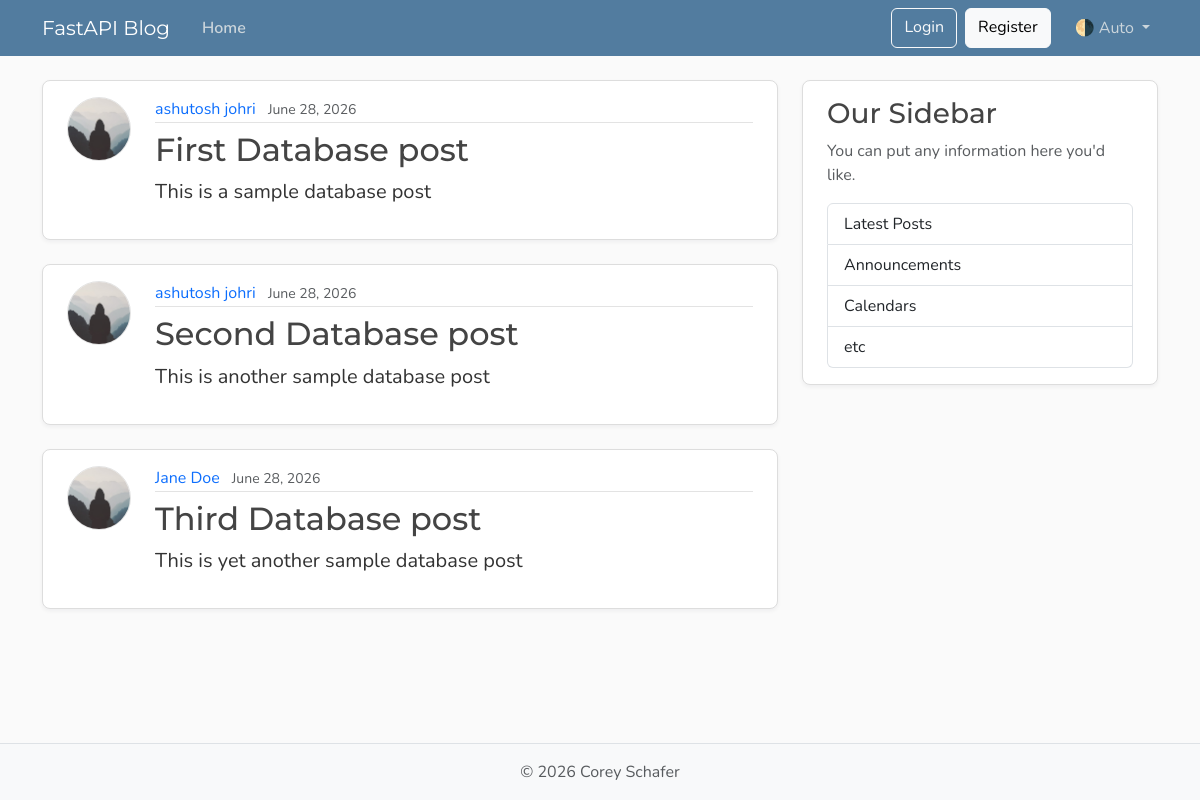
Page /posts on the earlier database version.
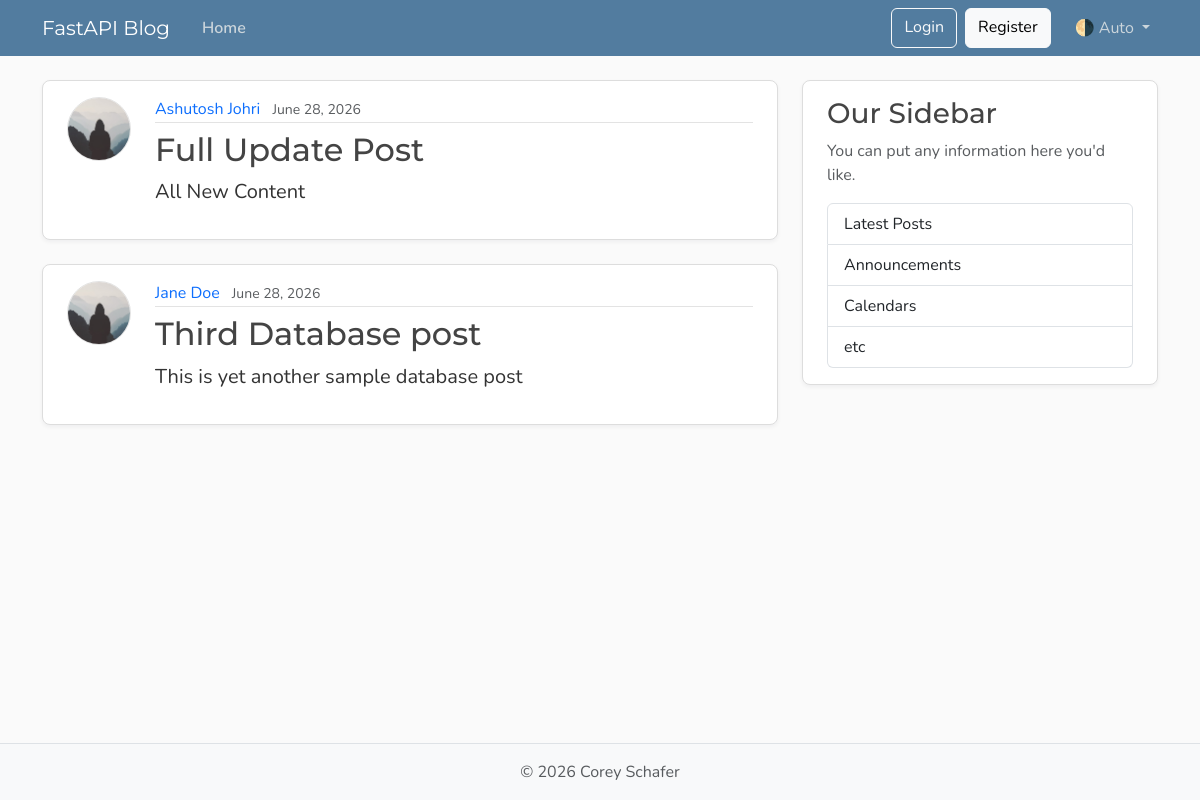
Same page on the later database version.
### models.py (models this page shows, shortened)
class Post(Base):
    __tablename__ = "posts"
    id: Mapped[int] = mapped_column(Integer, primary_key=True, index=True)
    title: Mapped[str] = mapped_column(String(100), nullable=False)
    content: Mapped[str] = mapped_column(Text, nullable=False)
    user_id: Mapped[int] = mapped_column(Integer, ForeignKey("users.id"), nullable=False, index=True)
    author: Mapped[User] = relationship(back_populates="posts")
    date_posted: Mapped[datetime] = mapped_column(DateTime(timezone=True), default=lambda:datetime.now(UTC), nullable=False)

class User(Base):
    __tablename__ = "users"
    id: Mapped[int] = mapped_column(Integer, primary_key=True, index=True)
    username: Mapped[str] = mapped_column(String(50), unique=True, index=True, nullable=False)
    email: Mapped[str] = mapped_column(String(100), unique=True, index=True, nullable=False)
    image_file: Mapped[str | None] = mapped_column(String(200), nullable=True, default=None)
    posts: Mapped[list[Post]] = relationship(back_populates="author", cascade="all, delete-orphan")

### main.py (the view)
@app.get("/", name="home")
@app.get("/posts", include_in_schema=False, name="posts")
def home(request: Request, db: Annotated[Session, Depends(get_db)]):
    result = db.execute(select(models.Post))
    posts = result.scalars().all()
    return templates.TemplateResponse(request, "home.html", {"posts": posts})

### templates/home.html
{% extends "layout.html" %}
{% block content %}
{% for post in posts %}
<article class="content-section py-3 px-4 mb-4">
  <div class="d-flex align-items-start gap-4">
    <img class="rounded-circle article-img flex-shrink-0" src="{{ post.author.image_path}}"
      alt="{{ post.author.username }}'s profile picture" width="64" height="64" loading="lazy">
    <div class="flex-grow-1">
      <div class="article-metadata mb-2">
        <a class="me-2" href="{{ url_for('user_posts', user_id=post.author.id) }}">
        {{ post.author.username }}
      </a>
        <small class="text-body-secondary">{{ post.date_posted.strftime('%B %d, %Y') }}</small>
      </div>
      <h2>
        <a class="article-title" href="{{ url_for("post_page", post_id=post.id) }}">{{ post.title }}</a>
      </h2>
      <p class="article-content">{{ post.content }}</p>
    </div>
  </div>
</article>
{% endfor %}
{% endblock content %}

### templates/layout.html (shortened to what this page needs)
<!DOCTYPE html>
<html lang="en">
  <head>
    <link href="https://cdn.jsdelivr.net/npm/bootstrap@5.3.8/dist/css/bootstrap.min.css"
          rel="stylesheet"
>
    <link rel="stylesheet" type="text/css" href="/static/css/main.css">
  </head>
  <body class="d-flex flex-column min-vh-100">
    <header class="site-header">
      <nav class="navbar navbar-expand-md bg-steel fixed-top"
           data-bs-theme="dark">
        <div class="container">
          <a class="navbar-brand me-4" href="{{ url_for('home') }}">FastAPI Blog</a>
          <div class="collapse navbar-collapse" id="navbarToggle">
            <div class="navbar-nav me-auto">
              <a class="nav-link active" aria-current="page" href="{{ url_for('home') }}">Home</a>
            </div>
            <div class="navbar-nav">
              <a class="btn btn-outline-light mb-2 mb-md-0 me-md-2" href="#">Login</a>
              <a class="btn btn-light mb-2 mb-md-0 me-md-3" href="#">Register</a>
              <div class="nav-item dropdown">
                <a class="nav-link dropdown-toggle"
                   href="#"
                   role="button"
                   id="bd-theme"
                   data-bs-toggle="dropdown"
                   aria-expanded="false">
                  <span id="bd-theme-text">🌗 Auto</span>
                </a>
              </div>
            </div>
          </div>
        </div>
      </nav>
    </header>
    <main role="main" class="container">
      <div class="row">
        <div class="col-md-8">
          {% block content %}
          {% endblock content %}
        </div>
        <aside class="col-md-4">
          <div class="content-section py-3 px-4 mb-4">
            <h3>Our Sidebar</h3>
            <p class="text-body-secondary">You can put any information here you'd like.</p>
            <ul class="list-group">
              <li class="list-group-item">Latest Posts</li>
              <li class="list-group-item">Announcements</li>
              <li class="list-group-item">Calendars</li>
              <li class="list-group-item">etc</li>
            </ul>
          </div>
        </aside>
      </div>
    </main>
    <footer class="mt-auto py-3 bg-body-tertiary border-top">
      <div class="container text-center">
        <p class="text-body-secondary mb-0">
          © <span id="year"></span> Corey Schafer
        </p>
      </div>
    </footer>
  </body>
</html>

### static/css/main.css (style rules this page uses)
:root { --font-heading: "Montserrat", system-ui, -apple-system, BlinkMacSystemFont, sans-serif; --font-body: "Nunito", system-ui, -apple-system, BlinkMacSystemFont, sans-serif; --color-bg-body: #fafafa; --color-bg-content: #ffffff; --color-text-primary: #333333; --color-text-heading: #444444; --color-steel: #527c9f; --color-nav-link: #cbd5db; --color-nav-link-hover: #ffffff; --color-link-hover: #428bca; --color-border: #dddddd; --color-border-light: #e3e3e3; --spacing-xl: 5rem; --article-img-size: 4rem; --account-img-size: 7.813rem; }
body { font-family: var(--font-body); background: var(--color-bg-body); color: var(--color-text-primary); }
main { padding-top: var(--spacing-xl); }
h1, h2, h3, h4, h5, h6 { font-family: var(--font-heading); color: var(--color-text-heading); }
.navbar-brand { font-family: var(--font-heading); }
a { text-decoration: none; }
.bg-steel { background-color: var(--color-steel); }
.site-header .navbar-nav .nav-link { color: var(--color-nav-link); transition: color 0.2s ease-in-out; }
.site-header .navbar-nav .nav-link.active { font-weight: 600; }
.content-section { background: var(--color-bg-content); border: 1px solid var(--color-border); border-radius: 0.5rem; box-shadow: 0 2px 4px rgba(15, 23, 42, 0.05); transition: box-shadow 0.15s ease, transform 0.15s ease, border-color 0.15s ease; }
.article-title { color: var(--color-text-heading); transition: color 0.2s ease-in-out; }
.article-content { white-space: pre-line; font-size: 1.25rem; }
.article-img { height: var(--article-img-size); width: var(--article-img-size); flex-shrink: 0; object-fit: cover; border: 1px solid var(--color-border-light); box-shadow: 0 0 0 2px var(--color-bg-content); }
.article-metadata { padding-bottom: 0.063rem; border-bottom: 1px solid var(--color-border-light); }
.article-metadata a { transition: color 0.2s ease-in-out; }
[data-bs-theme="dark"] { --color-bg-body: #1a1a1a; --color-bg-content: #2d2d2d; --color-text-primary: #e0e0e0; --color-text-heading: #f0f0f0; --color-border: #404040; --color-border-light: #4a4a4a; }

Differences in the rows shown:
removed Post: author.username "ashutosh johri", date_posted "June 28, 2026", title "Second Database post", content "This is another sample database post"
changed Post: author.username "ashutosh johri" → "Ashutosh Johri"; title "First Database post" → "Full Update Post"; content "This is a sample database post" → "All New Content"
